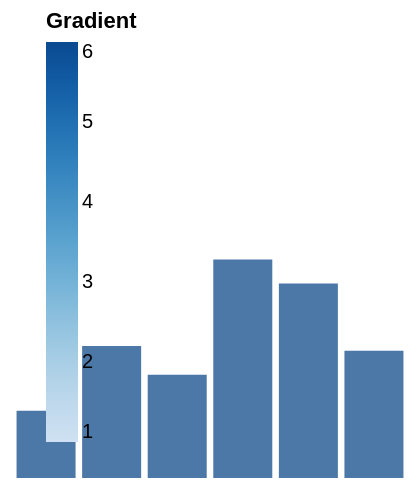

Write the Vega-Lite specification saved for this chart.
### Vega specification from a JSON file in a GitHub repository (floating-point values rounded to 4 significant figures)
{"width": 200, "height": 120, "padding": 5, "data": [{"name": "t", "values": [{"a": "Alpha", "b": 28, "c": "x", "d": 1}, {"a": "Bravo", "b": 55, "c": "y", "d": 2}, {"a": "Charlie", "b": 43, "c": "x", "d": 3}, {"a": "Delta", "b": 91, "c": "z", "d": 4}, {"a": "Echo", "b": 81, "c": "y", "d": 5}, {"a": "Foxtrot", "b": 53, "c": "z", "d": 6}]}], "scales": [{"name": "x", "type": "band", "domain": {"data": "t", "field": "a"}, "range": "width", "padding": 0.1}, {"name": "y", "type": "linear", "domain": {"data": "t", "field": "b"}, "range": "height", "nice": true}, {"name": "color", "type": "ordinal", "domain": {"data": "t", "field": "c"}, "range": {"scheme": "category10"}}, {"name": "ramp", "type": "linear", "domain": {"data": "t", "field": "d"}, "range": {"scheme": "blues"}}, {"name": "size", "type": "linear", "domain": {"data": "t", "field": "b"}, "range": [10, 200]}, {"name": "shape", "type": "ordinal", "domain": {"data": "t", "field": "c"}, "range": "symbol"}, {"name": "quant", "type": "quantize", "domain": [0, 100], "range": {"scheme": "greens", "count": 4}}], "marks": [{"type": "rect", "from": {"data": "t"}, "encode": {"enter": {"x": {"scale": "x", "field": "a"}, "width": {"scale": "x", "band": 1}, "y": {"scale": "y", "field": "b"}, "y2": {"scale": "y", "value": 0}}}}], "legends": [{"fill": "ramp", "type": "gradient", "title": "Gradient", "orient": "bottom-left"}]}
